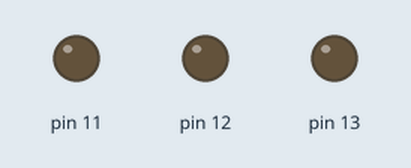
This sketch was run on a simulated Arduino Uno, built with avr-gcc and run on an emulated ATmega328P. On the bench: output pins drawn as LEDs (lit = HIGH).

Above: at 0.1 s.
At 8.1 s:
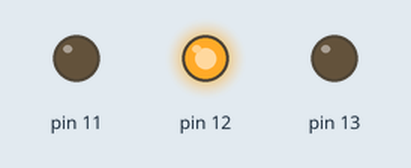
At 17.1 s:
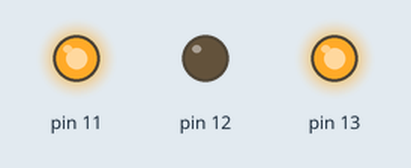
At 20.1 s:
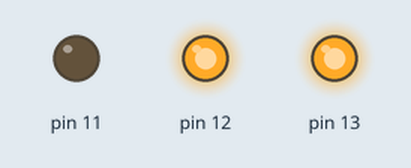
At 29.1 s:
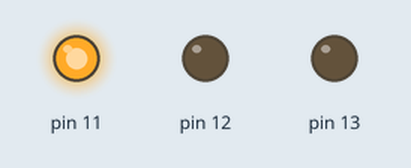
At 38.1 s:
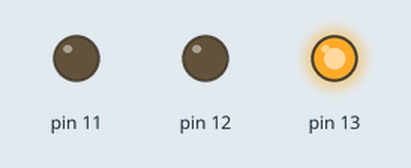
Timing chart, 0 to 39.6 s (numbered marks = the images above):
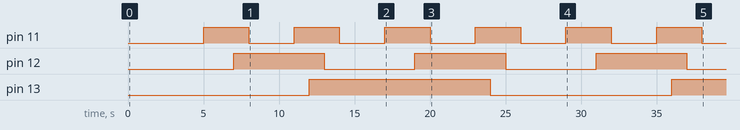

Measured:
- by itself, pin 11: alternates HIGH for 3.0 s and LOW for 3.0 s
- by itself, pin 12: alternates HIGH for 6.0 s and LOW for 6.0 s
- by itself, pin 13: LOW → HIGH at 12.0 s, → LOW 12.0 s later, → HIGH 12.0 s later

The sketch:

led_bit_count_1.ino
```cpp
// C++ code
// 111 output like this
void setup() // it is Arduino mini project their light are one off by binary bite 000(all off) 001(3rd on only ) 0010(2nd on only) it can modify by adding more light if we add more light then we need only to add that times nested for loop
{
  pinMode(13, OUTPUT);
  pinMode(12, OUTPUT);
  pinMode(11, OUTPUT);
}

void loop()
{
//digitalWrite(LED_BUILTIN, HIGH);
//delay(1000); // Wait for 1000 millisecond(s)
//digitalWrite(LED_BUILTIN, LOW);
//delay(1000); // Wait for 1000 millisecond(s)

   for(int i=0;i<2;i++)
   {
     for(int j=0;j<2;j++)
     {
       for(int k=0;k<2;k++)
       {
         digitalWrite(13,i);
         delay(1000);
         digitalWrite(12,j);
         delay(1000);
         digitalWrite(11,k);
         delay(1000);
       }
     }
   }
}
```
